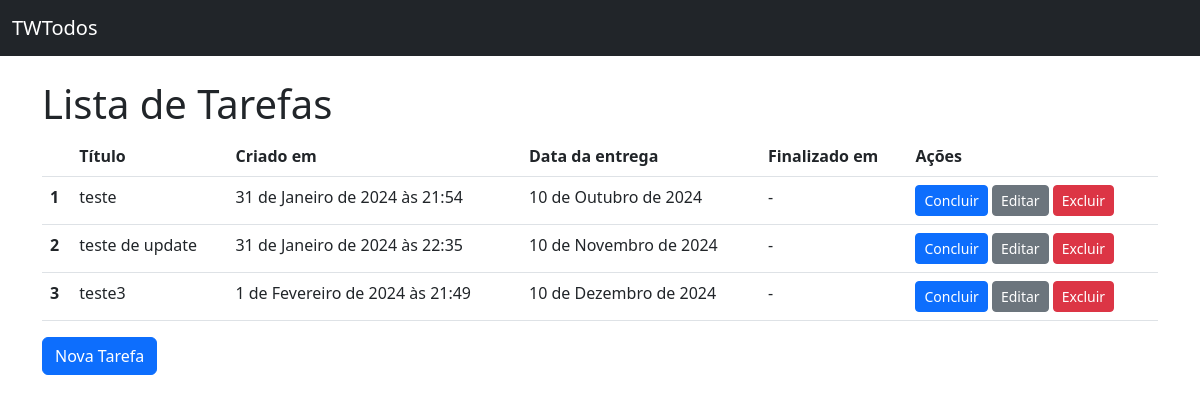
The app's page /, older data.
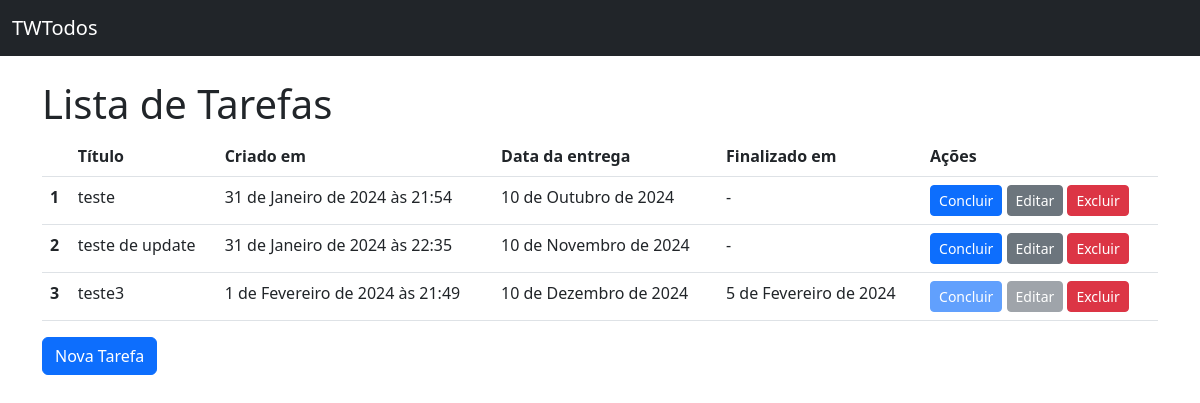
The same page, newer data.
### todos/models.py (models this page shows, shortened)
class Todo(models.Model):
    title = models.CharField(verbose_name="Titulo",max_length=100, null=False, blank=False)
    created_at = models.DateTimeField(auto_now_add=True, null=False, blank=False)
    deadline = models.DateField(verbose_name="Data da Entrega",null=False, blank=False)
    finished_at = models.DateField(null=True)
    class Meta:
        ordering = ["deadline"]

### todos/views.py (the view)
# urls.py: path('', TodoListView.as_view(), name="todo_list"),
class TodoListView(ListView):
    model = Todo

### todos/templates/todos/todo_list.html (shortened to what this page needs)
{% extends 'base.html' %}
{% block content %}
<h1>Lista de Tarefas</h1>
{% if todo_list %}
   <table class="table">
    <thead>
      <tr>
        <th scope="col"> </th>
        <th scope="col">Título</th>
        <th scope="col">Criado em</th>
        <th scope="col">Data da entrega</th>
        <th scope="col">Finalizado em</th>
        <th scope="col">Ações</th>
      </tr>
    </thead>
    <tbody>
        {% for todo in todo_list %}
          <tr>
            <th scope="row">{{ todo.pk }}</th>
            <td>{{ todo.title }}</td>
            <td>{{ todo.created_at }}</td>
            <td>{{ todo.deadline }}</td>
            <td>{{ todo.finished_at | default:"-"}}</td>
            <td>
                <a href="{% url 'todo_complete' pk=todo.pk %}" class="btn btn-primary btn-sm {% if todo.finished_at %}disabled{% endif %}">Concluir</a>
                <a href="{% url 'todo_update' pk=todo.pk %}" class="btn btn-secondary btn-sm {% if todo.finished_at %}disabled{% endif %}">Editar</a>
                <a href="{% url 'todo_delete' pk=todo.pk %}" class="btn btn-danger btn-sm">Excluir</a>
            </td>
          </tr>
        {% endfor %}
    </tbody>
  </table>
{% else %}
    <p>Não há tarefas</p>
{% endif %}
  <a href="{% url 'todo_create' %}" class="btn btn-primary">Nova Tarefa</a>
{% endblock content %}

### todos/templates/base.html (shortened to what this page needs)
<!DOCTYPE html>
<html lang="pt-br">
  <head>
    <link href="https://cdn.jsdelivr.net/npm/bootstrap@5.3.0-alpha3/dist/css/bootstrap.min.css" rel="stylesheet">
  </head>
  <body>
    <nav class="navbar bg-dark mb-4" data-bs-theme="dark">
        <div class="container-fluid">
            <a class="navbar-brand" href="{% url 'todo_list' %}">TWTodos</a>
        </div>
    </nav>
    <main class="container">
        {% block content %}{% endblock content %}
    </main>
  </body>
</html>

Row changes from the older to the newer data that the page shows:
changed Todo "teste3": finished_at "-" → "5 de Fevereiro de 2024"
